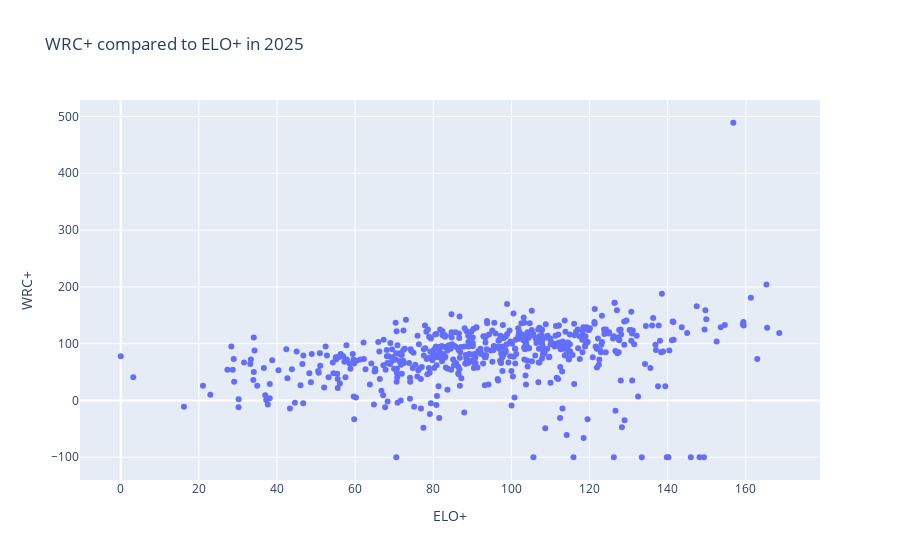

Notebook cell for this chart:
### Code cell
fig = px.scatter(
    batters,
    x='ELO+',
    y='WRC+',
    hover_name='Name',
    title='WRC+ compared to ELO+ in 2025'
)

# Update axis labels
#fig.update_layout(
#    xaxis_title='Strikes called balls (good for hitter)',
#    yaxis_title='Balls called strikes (bad for hitter)'
#)

fig.show()

### Figure 1 — Plotly figure (JSON) as saved in the notebook; plotly's stock layout.template omitted (floating-point values rounded to 4 significant figures; data arrays with more than 128 entries replaced by an {"elided": "..."} marker saying what was removed)
{"data": [{"hovertemplate": "<b>%{hovertext}</b><br><br>ELO+=%{x}<br>WRC+=%{y}<extra></extra>", "hovertext": {"elided": "566 str values"}, "legendgroup": "", "marker": {"color": "#636efa", "symbol": "circle"}, "mode": "markers", "name": "", "orientation": "v", "showlegend": false, "type": "scatter", "x": {"elided": "566 float values"}, "xaxis": "x", "y": {"elided": "566 int values"}, "yaxis": "y"}], "layout": {"legend": {"tracegroupgap": 0}, "title": {"text": "WRC+ compared to ELO+ in 2025"}, "xaxis": {"anchor": "y", "domain": [0, 1], "title": {"text": "ELO+"}}, "yaxis": {"anchor": "x", "domain": [0, 1], "title": {"text": "WRC+"}}}}
